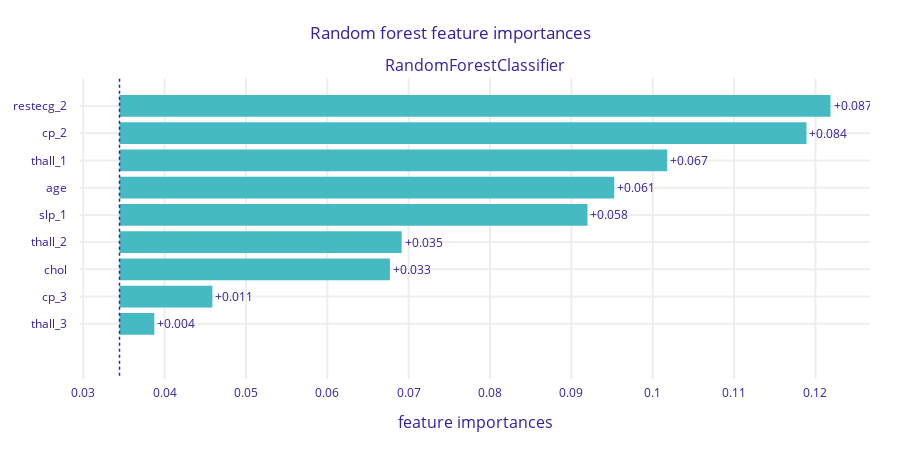

The notebook cell saved with this chart:
### Markdown cell above
Hacked way to get the same style plot of feature importances.

### Code cell
pvi = explainer.model_parts(random_state=0)
pvi.result["dropout_loss"] = pd.Series(model.feature_importances_)

fig = pvi.plot(show=False).update_layout(
    autosize=False,
    width=900,
    height=450,
    title="Random forest feature importances",
)
fig.layout["annotations"][1]["text"] = "feature importances"
fig.write_image("imgs/rf_feature_importances.png")
fig.show()

### Figure 1 — Plotly figure (JSON) as saved in the notebook; plotly's stock layout.template omitted (floating-point values rounded to 4 significant figures)
{"data": [{"base": 0.03446, "hoverinfo": "text", "hoverlabel": {"bgcolor": "rgba(0,0,0,0.8)"}, "hovertext": ["Model: RandomForestClassifier loss after<br>variable: restecg_2 is permuted: 0.122<br>Drop-out loss change: +0.087", "Model: RandomForestClassifier loss after<br>variable: cp_2 is permuted: 0.119<br>Drop-out loss change: +0.084", "Model: RandomForestClassifier loss after<br>variable: thall_1 is permuted: 0.102<br>Drop-out loss change: +0.067", "Model: RandomForestClassifier loss after<br>variable: age is permuted: 0.095<br>Drop-out loss change: +0.061", "Model: RandomForestClassifier loss after<br>variable: slp_1 is permuted: 0.092<br>Drop-out loss change: +0.058", "Model: RandomForestClassifier loss after<br>variable: thall_2 is permuted: 0.069<br>Drop-out loss change: +0.035", "Model: RandomForestClassifier loss after<br>variable: chol is permuted: 0.068<br>Drop-out loss change: +0.033", "Model: RandomForestClassifier loss after<br>variable: cp_3 is permuted: 0.046<br>Drop-out loss change: +0.011", "Model: RandomForestClassifier loss after<br>variable: thall_3 is permuted: 0.039<br>Drop-out loss change: +0.004"], "marker": {"color": "#46bac2"}, "orientation": "h", "showlegend": false, "text": ["+0.087", "+0.084", "+0.067", "+0.061", "+0.058", "+0.035", "+0.033", "+0.011", "+0.004"], "textposition": "outside", "type": "bar", "x": [0.08739, 0.08444, 0.06732, 0.06081, 0.05752, 0.03468, 0.03324, 0.01141, 0.004276], "xaxis": "x", "y": ["restecg_2", "cp_2", "thall_1", "age", "slp_1", "thall_2", "chol", "cp_3", "thall_3"], "yaxis": "y"}], "layout": {"annotations": [{"font": {"size": 16}, "showarrow": false, "text": "RandomForestClassifier", "x": 0.5, "xanchor": "center", "xref": "paper", "y": 1, "yanchor": "bottom", "yref": "paper"}, {"font": {"size": 16}, "showarrow": false, "text": "feature importances", "x": 0.5, "xanchor": "center", "xref": "paper", "y": 0, "yanchor": "top", "yref": "paper", "yshift": -30}], "autosize": false, "font": {"color": "#371ea3"}, "height": 450, "margin": {"b": 71, "r": 30, "t": 78}, "shapes": [{"line": {"color": "#371ea3", "dash": "dot", "width": 1.5}, "type": "line", "x0": 0.03446, "x1": 0.03446, "xref": "x", "y0": -1, "y1": 10, "yref": "y"}], "title": {"text": "Random forest feature importances"}, "width": 900, "xaxis": {"anchor": "y", "automargin": true, "domain": [0, 1], "fixedrange": true, "gridwidth": 2, "range": [null, null], "tickcolor": "white", "ticklen": 3, "ticks": "outside", "type": "linear", "zeroline": false}, "yaxis": {"anchor": "x", "automargin": true, "autorange": "reversed", "domain": [0, 1], "fixedrange": true, "gridwidth": 2, "tickcolor": "white", "ticklen": 10, "ticks": "outside", "type": "category"}}}
